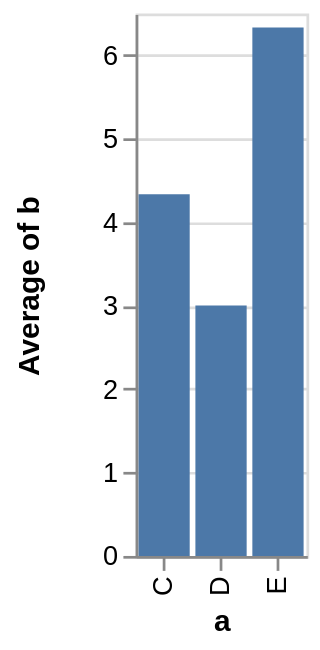

Describe this chart as a Vega-Lite specification.
### Vega specification from a JSON file in a GitHub repository (floating-point values rounded to 4 significant figures)
{"$schema": "https://vega.github.io/schema/vega/v3.0.json", "autosize": "pad", "padding": 5, "height": 200, "style": "cell", "data": [{"name": "source_0", "values": [{"a": "C", "b": 2}, {"a": "C", "b": 7}, {"a": "C", "b": 4}, {"a": "D", "b": 1}, {"a": "D", "b": 2}, {"a": "D", "b": 6}, {"a": "E", "b": 8}, {"a": "E", "b": 4}, {"a": "E", "b": 7}]}, {"name": "data_0", "source": "source_0", "transform": [{"type": "formula", "expr": "toNumber(datum[\"b\"])", "as": "b"}, {"type": "aggregate", "groupby": ["a"], "ops": ["average"], "fields": ["b"], "as": ["average_b"]}]}], "signals": [{"name": "x_step", "value": 21}, {"name": "width", "update": "bandspace(domain('x').length, 0.1, 0.05) * x_step"}], "marks": [{"name": "marks", "type": "rect", "style": ["bar"], "from": {"data": "data_0"}, "encode": {"update": {"x": {"scale": "x", "field": "a"}, "width": {"scale": "x", "band": true}, "y": {"scale": "y", "field": "average_b"}, "y2": {"scale": "y", "value": 0}, "fill": {"value": "#4c78a8"}}}}], "scales": [{"name": "x", "type": "band", "domain": {"data": "data_0", "field": "a", "sort": true}, "range": {"step": {"signal": "x_step"}}, "paddingInner": 0.1, "paddingOuter": 0.05}, {"name": "y", "type": "linear", "domain": {"data": "data_0", "field": "average_b"}, "range": [{"signal": "height"}, 0], "nice": true, "zero": true}], "axes": [{"scale": "x", "orient": "bottom", "title": "a", "zindex": 1, "encode": {"labels": {"update": {"angle": {"value": 270}, "align": {"value": "right"}, "baseline": {"value": "middle"}}}}}, {"scale": "y", "orient": "left", "labelOverlap": true, "tickCount": {"signal": "ceil(height/30)"}, "title": "Average of b", "zindex": 1}, {"scale": "y", "orient": "left", "domain": false, "grid": true, "labels": false, "maxExtent": 0, "minExtent": 0, "tickCount": {"signal": "ceil(height/30)"}, "ticks": false, "zindex": 0, "gridScale": "x"}], "config": {"axisY": {"minExtent": 30}}}
